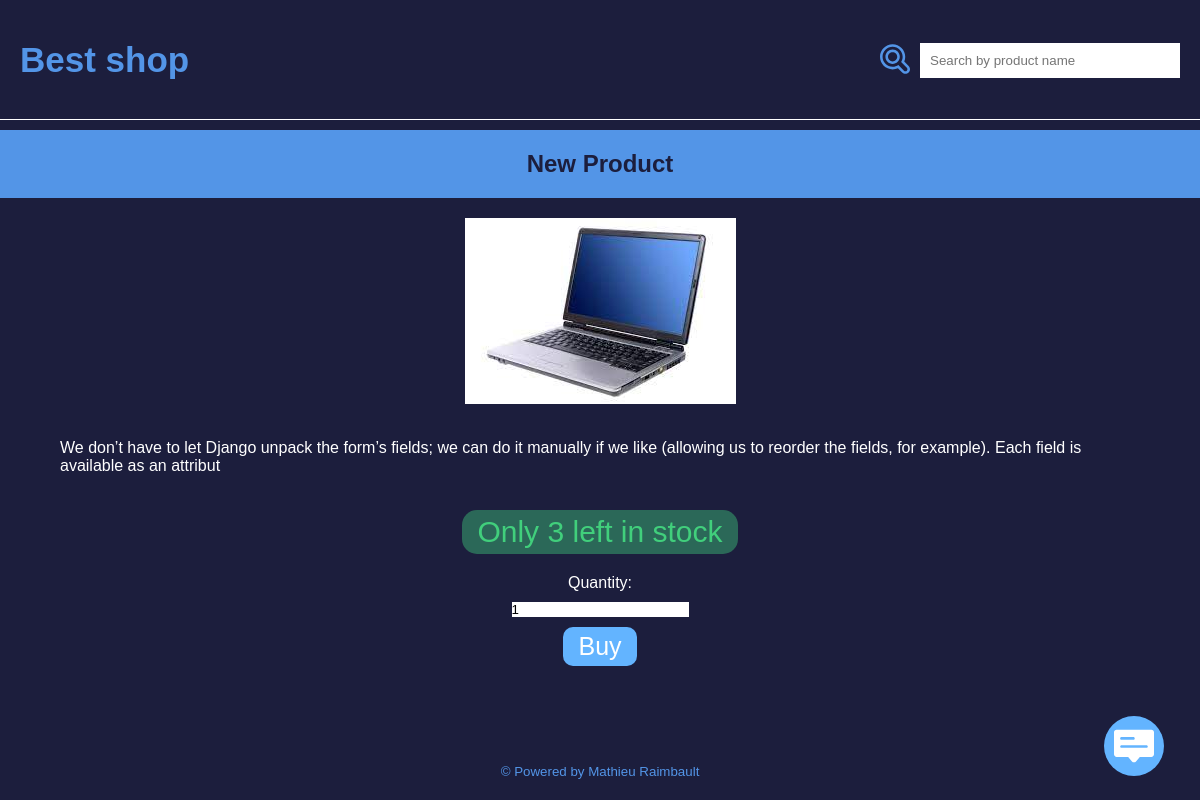
Page /shop/4 on the committed database.
### shop/models.py (models this page shows, shortened)
class Product(models.Model):
    title = models.CharField(max_length=50)
    description = models.TextField()
    price = models.FloatField(validators=[validators.MinValueValidator(0)])
    quantity = models.IntegerField(validators=[validators.MinValueValidator(0)])
    image = models.FileField(upload_to="products")

### shop/views.py (the view)
# urls.py: path('<int:id>', views.get, name='get'),
def get(request, id):
    product = get_object_or_404(Product, id=id, quantity__gt=0)
    form = BuyProductForm()
    return render(request, "shop/product.html", { 'product' : product, 'form': form })

### shop/forms.py
class BuyProductForm(forms.Form):
    quantity = forms.IntegerField(label='Quantity', initial=1)

### shop/templates/shop/product.html
{% extends "./_layout.html" %} {% block content %}
<section>
	<h1 class="banner-title">{{ product.title }}</h1>
	<div class="product--content">
		<img src="{{MEDIA_URL}}{{ product.image }}" />
		<p class="product--description">{{ product.description }}</p>
		<footer>
			<p class="product--important">
				Only {{ product.quantity }} left in stock
			</p>
			<form
				class="product--form"
				method="POST"
				action="/shop/buy/{{ product.id }}"
			>
				{% csrf_token %} {{ form }}
				<button class="cta-buy" type="submit">Buy</button>
			</form>
		</footer>
	</div>
</section>
{% endblock %}

### shop/static/shop/style/index.css (style rules this page uses)
* { margin: 0; padding: 0; font-family: sans-serif; }
input { border: none; }
body { background: #1c1e3d; min-height: 100vh; display: flex; flex-direction: column; }
.banner-title { background-color: #5395e7; color: #1c1e3d; text-align: center; padding: 20px 0; margin: 10px 0; }
.product--content { display: flex; flex-direction: column; align-items: center; padding: 10px 5vw; color: white; gap: 15px; }
.product--description { padding: 20px 0; }
.product--important { font-size: 30px; color: #41cf7c; background-color: #41cf7c6b; padding: 5px 15px; border-radius: 15px; }
.product--form { display: flex; flex-direction: column; align-items: center; padding: 20px 0; gap: 10px; }
.cta-buy { padding: 5px 15px; background: #63b4ff; color: white; border: none; font-size: 25px; border-radius: 10px; cursor: pointer; }

### rows in the picture
Product: title "New Product", image (picture), description "We don’t have to let Django unpack the form’s fields; we can do it manually if we like (allowing us to reorder the fields, for example). Each field is available as an attribut", quantity "3"
